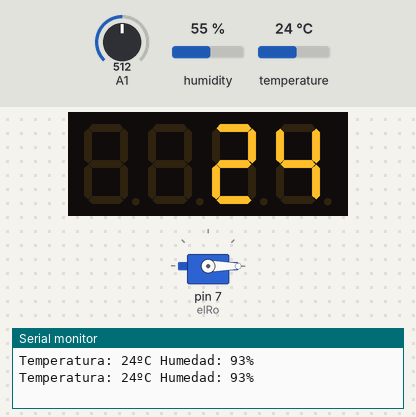
Bench run of a sketch on a simulated Arduino Uno, built with avr-gcc and run on an emulated ATmega328P. Shown: servo, 4-digit seven-segment display, the last lines printed to the serial monitor. Inputs (shaded band) come from the test bench; at power-on: temperature 24 °C, A1 = 512, humidity 55 %.

Above: at 1.9 s.
2.0 s: temperature set to 12 °C
At 3.1 s:
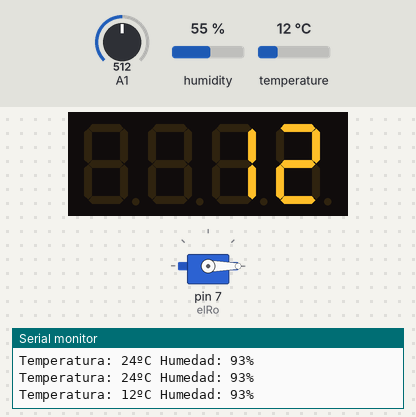
4.2 s: A1 set to 716
At 5.9 s:
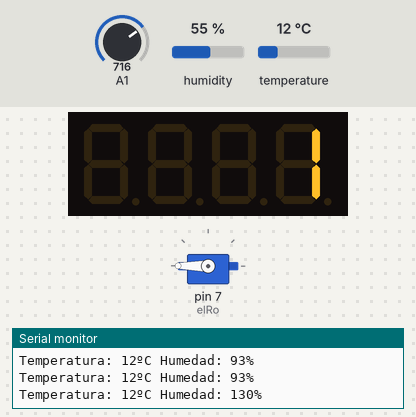
7.1 s: temperature set to 19 °C
At 10.1 s:
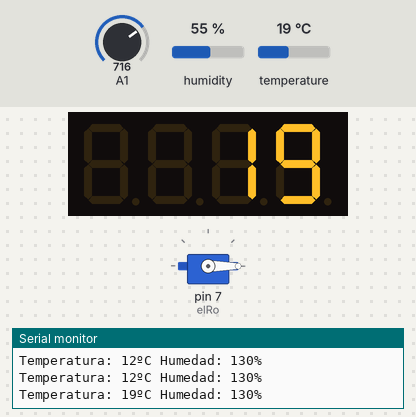
11.2 s: A1 set to 306
At 13.04 s:
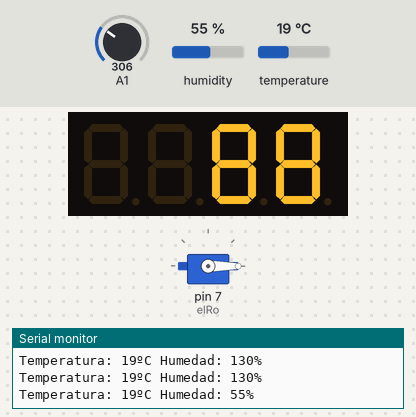
14.0 s: temperature set to 28 °C
At 17.0 s:
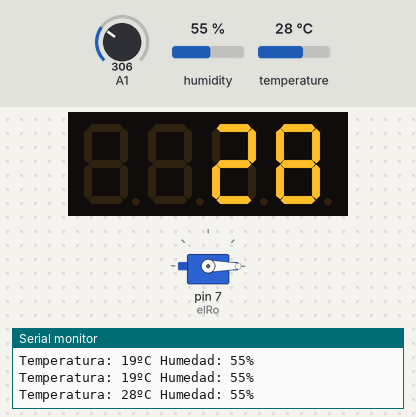
Timing chart, 0 to 19.1 s (numbered marks = the images above; inputs shaded):
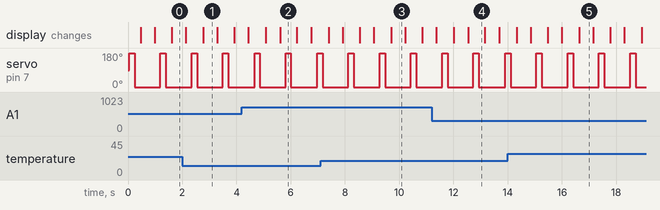

The sketch:

1615473228000servo_exp.ino
```cpp
#include <TM1637TinyDisplay.h>
#include<Servo.h>
#include <DHT.h>


boolean A;
int SENSOR = 6;
int temp, humedad1;
int sensorValue = 0;
int humedad = 0;
int barras = 0;
int nivel = 0;

#define CLK 4
#define DIO 5

Servo elRo;
DHT dht (SENSOR, DHT11);
TM1637TinyDisplay display(CLK, DIO);


void setup() {

   pinMode(0,INPUT);
   pinMode(1,OUTPUT);
   pinMode(A1,INPUT);

   elRo.attach(7);
   dht.begin();

   display.setBrightness(7);
   Serial.begin(9600);}

void loop() {


  sensorValue = (analogRead(A1));

  humedad = map(sensorValue,0,550,0,100);
  humedad1 = dht.readHumidity();
  temp = dht.readTemperature();
  nivel = map(humedad,0,100,0,8);

  elRo.write(180);
  delay(200);
  elRo.write(0);
  delay(200);


   Serial.print("Temperatura: ");
   Serial.print(temp);
   Serial.print("ºC Humedad: ");
   Serial.print(humedad);
   Serial.println("%");


  display.showNumberDec(temp);
  delay(500);

   digitalWrite(1,LOW);
  if (nivel==8){
    barras = 8888;}
  else if (nivel == 7){
    barras = 1888;}
  else if (nivel == 6){
    barras = 888;}
  else if (nivel == 5){
    barras = 188;}
  else if (nivel == 4){
    barras = 88;}
  else if (nivel == 3){
    barras = 18;}
  else if (nivel == 2){
    barras = 8;}
  else{
    digitalWrite(1,HIGH);
    barras = 1;}

  display.showNumberDec(barras);
  delay(200);

  }
```

Measured:
- after the input at 2.0 s, the display: first differs from a run without the input after 0.78 s (image 1)
- after the input at 4.2 s, the display: first differs from a run without the input after 1.4 s (image 2)
- after the input at 7.1 s, the display: first differs from a run without the input after 2.6 s (image 3)
- after the input at 11.2 s, the display: first differs from a run without the input after 1.3 s (image 4)
- after the input at 14.0 s, the display: first differs from a run without the input after 2.6 s (image 5)
- by itself, servo on pin 7 (elRo): alternates 180° for 0.20 s and 0° for 0.95 s
- what the display in image 1 shows lasts 0.5 s, from 2.8 s to 3.3 s
